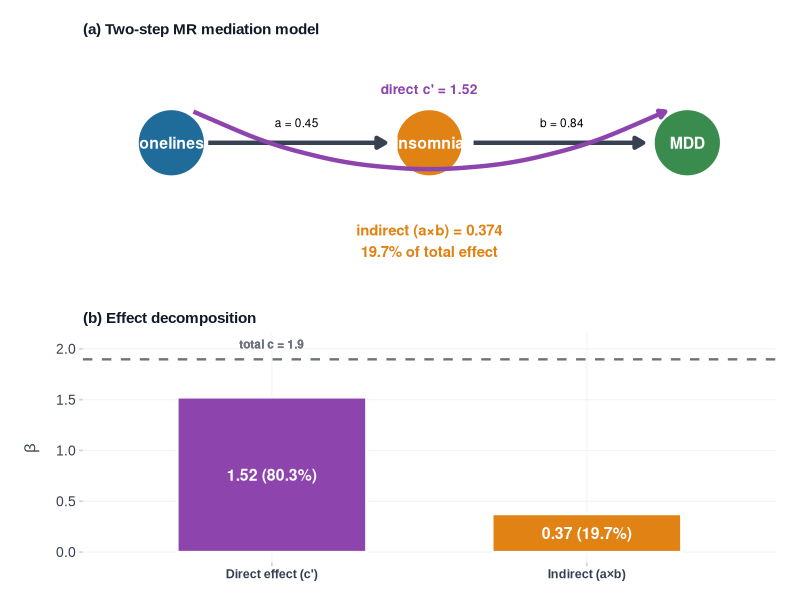

This chart was generated by the following R code:
# =============================================================================
#  修复版 Figure 2 代码（中介模型 + 效应分解）
#  问题原因：direct/indirect 可能来自列表或因子，需要显式 as.numeric()
# =============================================================================

library(ggplot2)
library(dplyr)
library(scales)
library(patchwork)

OUT <- "C:/Users/闫/Desktop/depression_paper_submission/R_figs"

# 确保这些是纯数值（从 JSON/CSV 读入时可能变成字符）
direct_val  <- as.numeric("1.5225")   # 直接效应，从 mr_full_results.csv 算出 c - a*b
indirect_val <- as.numeric("0.3741")  # 间接效应 a*b
c_val       <- as.numeric("1.8966")   # 总效应
prop_med    <- round(indirect_val / c_val * 100, 1)  # 19.7%

cat("direct:", direct_val, "| indirect:", indirect_val, "| total:", c_val, "\n")

# Nature 风格 theme
theme_nature <- function() {
  theme_minimal(base_size = 11, base_family = "Arial") +
    theme(
      text           = element_text(family="Arial", color="#1F2937"),
      plot.title     = element_text(face="bold", size=13, hjust=0, color="#111827"),
      axis.title     = element_text(face="bold", size=11, color="#374151"),
      axis.title.y   = element_text(margin=margin(0,10,0,0)),
      axis.text      = element_text(size=10, color="#374151"),
      axis.ticks     = element_line(color="#D1D5DB", linewidth=0.6),
      panel.grid.major = element_line(color="#F3F4F6", linewidth=0.4),
      panel.grid.minor = element_blank(),
      panel.background = element_rect(fill="white", color=NA),
      plot.background = element_rect(fill="white", color=NA),
      legend.position = "none",
      plot.margin     = margin(12,12,8,12)
    )
}

COL <- c(loneliness="#1F6B9A", insomnia="#CA6B3A", MDD="#3A8C4E",
         direct="#8E44AD", indirect="#E08214", egger="#C0392B",
         wmedian="#2E86AB")

# ============================================================
# (a) 概念图
# ============================================================
p2a <- ggplot() +
  # 三个节点
  geom_point(aes(x=1.5, y=7), shape=21, fill=COL["loneliness"], size=22,
             colour="white", stroke=2) +
  geom_point(aes(x=5.0, y=7), shape=21, fill=COL["indirect"], size=22,
             colour="white", stroke=2) +
  geom_point(aes(x=8.5, y=7), shape=21, fill=COL["MDD"], size=22,
             colour="white", stroke=2) +
  # 节点标签
  geom_text(aes(x=1.5, y=7, label="Loneliness"), colour="white",
            fontface="bold", size=4) +
  geom_text(aes(x=5.0, y=7, label="Insomnia"),   colour="white",
            fontface="bold", size=4) +
  geom_text(aes(x=8.5, y=7, label="MDD"),        colour="white",
            fontface="bold", size=4) +
  # 箭头 a 通路
  geom_segment(aes(x=2.0, y=7, xend=4.4, yend=7),
               arrow=arrow(type="closed", length=unit(0.25,"cm")),
               colour="#374151", linewidth=1.5) +
  # 箭头 b 通路
  geom_segment(aes(x=5.6, y=7, xend=7.9, yend=7),
               arrow=arrow(type="closed", length=unit(0.25,"cm")),
               colour="#374151", linewidth=1.5) +
  # 直接效应弧线（上方弯曲）
  geom_curve(aes(x=1.8, y=7.7, xend=8.2, yend=7.7),
             arrow=arrow(type="closed", length=unit(0.18,"cm")),
             colour=COL["direct"], linewidth=1.5, curvature=0.25) +
  # 直接效应标签
  geom_text(aes(x=5, y=8.2, label=paste0("direct c' = ", round(direct_val,2))),
            colour=COL["direct"], fontface="bold", size=3.5) +
  # a、b 路径标签
  geom_text(aes(x=3.2, y=7.45, label=paste0("a = ", round(0.447,2))),
            size=3) +
  geom_text(aes(x=6.8, y=7.45, label=paste0("b = ", round(0.837,2))),
            size=3) +
  # 间接效应说明框
  geom_text(aes(x=5, y=4.8,
                label=paste0("indirect (a×b) = ", round(indirect_val,3), "\n",
                             prop_med, "% of total effect")),
            size=3.8, fontface="bold", colour=COL["indirect"], hjust=0.5) +
  coord_cartesian(xlim=c(0.3,9.7), ylim=c(3.8,9.2), expand=FALSE) +
  scale_x_continuous(NULL, breaks=NULL) +
  scale_y_continuous(NULL, breaks=NULL) +
  labs(title="(a) Two-step MR mediation model") +
  theme_nature() +
  theme(panel.grid=element_blank(),
        axis.text=element_blank(),
        axis.ticks=element_blank(),
        plot.title=element_text(size=11, face="bold"))

# ============================================================
# (b) 效应分解柱状图
# ============================================================
decomp_df <- data.frame(
  component = factor(c("Direct effect (c')", "Indirect (a×b)"),
                     levels=c("Direct effect (c')","Indirect (a×b)")),
  beta      = c(direct_val, indirect_val),
  prop      = c(round(direct_val / c_val * 100, 1), prop_med),
  color     = c(COL["direct"], COL["indirect"])
)

# 确保都是数值
decomp_df$beta <- as.numeric(decomp_df$beta)
decomp_df$prop <- as.numeric(decomp_df$prop)

cat("Decomposition data:\n")
print(decomp_df)

p2b <- ggplot(decomp_df, aes(x=component, y=beta, fill=color)) +
  geom_col(width=0.6, colour="white", linewidth=0.8) +
  geom_text(aes(label=paste0(round(beta,2), " (", prop, "%)")),
            y=decomp_df$beta/2, colour="white", fontface="bold", size=4) +
  geom_hline(yintercept=c_val, linetype="dashed", colour="#6B7280", linewidth=0.8) +
  geom_text(aes(x="Direct effect (c')", y=c_val*1.08,
                label=paste0("total c = ", round(c_val,2))),
            size=3, colour="#6B7280", fontface="bold") +
  scale_fill_identity(guide="none") +
  labs(x=NULL, y=expression(beta), title="(b) Effect decomposition") +
  theme_nature() +
  theme(axis.text.x=element_text(face="bold", size=9),
        plot.title=element_text(size=11, face="bold"))

# 合并两子图
p2 <- p2a / p2b + plot_layout(heights=c(1.05, 1))

# 保存
ggsave(file.path(OUT, "fig2_mediation.png"), p2, width=9, height=8, dpi=300, bg="white")
cat("Saved: fig2_mediation.png\n")
